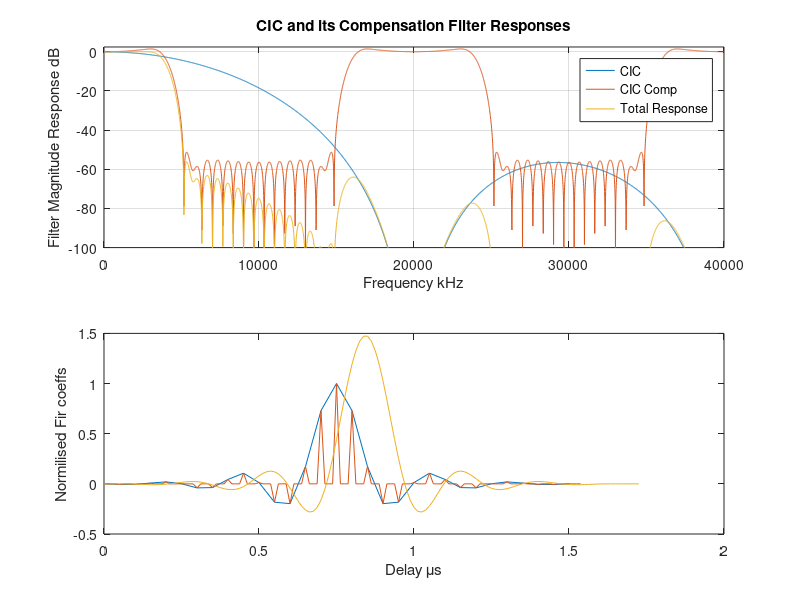

Source code (MATLAB):
%% ================================================================================
%% Legal Notice: Copyright (C) 1991-2008 Altera Corporation
%% Any megafunction design, and related net list (encrypted or decrypted),
%% support information, device programming or simulation file, and any other
%% associated documentation or information provided by Altera or a partner
%% under Altera's Megafunction Partnership Program may be used only to
%% program PLD devices (but not masked PLD devices) from Altera.  Any other
%% use of such megafunction design, net list, support information, device
%% programming or simulation file, or any other related documentation or
%% information is prohibited for any other purpose, including, but not
%% limited to modification, reverse engineering, de-compiling, or use with
%% any other silicon devices, unless such use is explicitly licensed under
%% a separate agreement with Altera or a megafunction partner.  Title to
%% the intellectual property, including patents, copyrights, trademarks,
%% trade secrets, or maskworks, embodied in any such megafunction design,
%% net list, support information, device programming or simulation file, or
%% any other related documentation or information provided by Altera or a
%% megafunction partner, remains with Altera, the megafunction partner, or
%% their respective licensors.  No other licenses, including any licenses
%% needed under any third party's intellectual property, are provided herein.
%% ================================================================================
%%
%% Generated by: CIC 12.1 Build 243 November, 2012
%% Generated on: 2020-12-24 14:42:32
%%%%%%%%%%%%%%%%%%%%%%%%%%%%%%%%%%%%%%%%%%%%%%%%%%%%%%%%%%%%%%%%%%%%%%%
%
% CIC91_fir_comp_coeff genearats CIC compensation filter coefficients
% using frequency sampling method.
%
%    CIC91_fir_comp_coeff(L, Fs, Fc, plot, is_fxp, B) calculates compensation
%    filter coefficients and saves the coefficients to a file.
%
%    L      - FIR filter length (= number of taps = number of coefficients)
%    Fs     - FIR filter sample rate in Hz before decimation
%    Fc     - FIR filter cutoff frequency in Hz
%    plot   - True or false to draw filter responses graphically
%
%    Example (defults):
%    CIC91_fir_comp_coeff(31,80e6,4e6,true);


function [ht]=CIC91_fir_comp_coeff(L, Fs, Fc, R, p)
	%%%%%% User Parameters %%%%%%
	% Check if Signal Processing Toolbox is in the Matlab installation
	if (isempty(which('fir2')))
		fir2='fir2_octave';
	else
		fir2='fir2';
	end
	
	if(nargin < 1), L=[]; end
	if(nargin < 2), Fs=[]; end
	if(nargin < 3), Fc=[]; end
	if(nargin < 4), R=[]; end
	if(nargin < 5), p=0; end

	if isempty(L), L = 31; end
	if mod(L,2) == 0
		fprintf('FIR filter length must be an odd number. %d is used instead.\n',L+1);
		L = L+1;
	end
	if isempty(Fs), Fs = 80e6; end
	if isempty(Fc), Fc = 4e6; end
	%%%%%% CIC filter parameters %%%%%%
	M = 1;			%% Differential Delay
	N = 5;			%% Number of Stages
	if isempty(R)
		R=round(Fs/Fc/5),% 5 due to software decimation
	end

	Fo = R*Fc/Fs;           %% Normalized Cutoff freq; 0<Fo<=0.5/M;
	if Fo>=1/4M
		error('Fo should be less than 1/(4M) for good performance')
	end
	%%%%%%% CIC Compensator Design using fir2.m %%%%%%
	p = 2e3;                %% Granulatiry
	s = 0.25/p;             %% Stepsize
	fp = [0:s:Fo];          %% Passband frequency samples
	fs = (Fo+s):s:0.5;      %% Stopband frequency samples
	f = [fp fs]*2;          %% Noramlized frequency samples; 0<=f<=1;
	Mp = ones(1,length(fp));  %% Passband response; Mp(1)=1
	Mp(2:end) = abs( M*R*sin(pi*fp(2:end)/R)./sin(pi*M*fp(2:end))).^N; %% Inverse sinc
	Mf = [Mp zeros(1,length(fs))];
	f(end) = 1;
	h = feval(fir2,L-1,f,Mf);     %% Filter order = filter length (L) - 1
	h = h/max(h);           %% Floating point coefficients, scaled it to 1
	
	%%%%%%%%%%%%%%%%%%%%%%%%%%%%%%%%%%%%%%%%%%%%%%%%%%%%%%%%%%%%%%%%%%%%%%%%%%
	% Output filter coefficients to a file for Altera FIR Compiler           %
	%%%%%%%%%%%%%%%%%%%%%%%%%%%%%%%%%%%%%%%%%%%%%%%%%%%%%%%%%%%%%%%%%%%%%%%%%%
	
	%%%%%%% Full resolution CIC filter response %%%%%%%%
	hrec = ones(1,R*M);
	tmph = hrec;
	
	for k=1:N-1
	    tmph = conv(hrec, tmph);
	end
	hcic = tmph;
	hcic = hcic/max(hcic);
	
	%%%%%%% Total Response %%%%%%%%%%%%%%%
	resp = upsample(h, R);
	ht = conv(hcic, resp);              %% Concatenation of CIC and fir2 FIR at high freqency
	
	if p
	no_data_points = 4096;              %% Number of data points to plot in the figure
	
	[Hcic, wt] = freqz(hcic, 1, no_data_points, Fs);      %% CIC Freq. Response
	[Hciccomp, wt] = freqz(resp, 1, no_data_points, Fs);  %% CIC Comp. response using fir2
	[Ht, wt] = freqz(ht, 1, no_data_points, Fs);          %% Total response for CIC + Compensation fir2
	
	warning off all                                       %% Turn the 'Log by zero' warning off
	Mcic = 20*log10(abs(Hcic)/(abs(Hcic(1))));            %% CIC Freq. Response
	Mciccomp = 20*log10(abs(Hciccomp)/(abs(Hciccomp(1))));%% CIC Comp. response using fir2
	Mt = 20*log10(abs(Ht)/(abs(Ht(1))));                  %% Total response for CIC + Compensation fir2
	warning on
	
	subplot(2,1,1)
		plot(wt/1e3, Mcic, wt/1e3, Mciccomp, wt/1e3, Mt)
		legend('CIC','CIC Comp','Total Response')
		ymax = max(Mciccomp)+1;
		ylim([-100 ymax]);
		title('CIC and its Compensation Filter Responses')
		grid
		xlabel('Frequency kHz');
		set(gca,'xlim',[0 10*Fc/1e3])
		ylabel('Filter Magnitude Response dB')
		subplot(2,1,2)
		plot((0:length(h)-1)*R/Fs*1e6,h,(0:length(resp)-1)/Fs*1e6,resp,(0:length(ht)-1)/Fs*1e6,ht)
		ylabel('Normilised Fir coeffs')
		xlabel('Delay \mus')
	end

function b = fir2_octave(n, f, m, grid_n, ramp_n, window)

  if nargin < 3 || nargin > 6
    print_usage;
  end

  % verify frequency and magnitude vectors are reasonable
  t = length(f);
  if t<2 || f(1)~=0 || f(t)~=1 || any(diff(f)<0)
    error ("fir2: frequency must be nondecreasing starting from 0 and ending at 1");
  elseif t ~= length(m)
    error ("fir2: frequency and magnitude vectors must be the same length");
  % find the grid spacing and ramp width
  elseif (nargin>4 && length(grid_n)>1) || ...
         (nargin>5 && (length(grid_n)>1 || length(ramp_n)>1))
    error ("fir2: grid_n and ramp_n must be integers");
  end
  if nargin < 4, grid_n=[]; end
  if nargin < 5, ramp_n=[]; end

  % find the window parameter, or default to hamming
  w=[];
  if length(grid_n)>1, w=grid_n; grid_n=[]; end
  if length(ramp_n)>1, w=ramp_n; ramp_n=[]; end
  if nargin < 6, window=w; end
  if isempty(window), window=my_hamming(n+1); end
  if ~isreal(window) || ischar(window), window=feval(window, n+1); end
  if length(window) ~= n+1, error ("fir2: window must be of length n+1"); end

  % Default grid size is 512... unless n+1 >= 1024
  if isempty (grid_n)
    if n+1 < 1024
      grid_n = 512;
    else
      grid_n = n+1;
    end
  end

  % ML behavior appears to always round the grid size up to a power of 2
  grid_n = 2 ^ nextpow2 (grid_n);

  % Error out if the grid size is not big enough for the window
  if 2*grid_n < n+1
    error ("fir2: grid size must be greater than half the filter order");
  end

  if isempty (ramp_n), ramp_n = fix (grid_n / 25); end

  % Apply ramps to discontinuities
  if (ramp_n > 0)
    % remember original frequency points prior to applying ramps
    basef = f(:); basem = m(:);

    % separate identical frequencies, but keep the midpoint
    idx = find (diff(f) == 0);
    f(idx) = f(idx) - ramp_n/grid_n/2;
    f(idx+1) = f(idx+1) + ramp_n/grid_n/2;
    f = [f(:);basef(idx)]';

    % make sure the grid points stay monotonic in [0,1]
    f(f<0) = 0;
    f(f>1) = 1;
    %f = unique([f(:);basef(idx)(:)]');
    f = unique([f(:);basef(idx)]');

    % preserve window shape even though f may have changed
    m = interp1(basef, basem, f);

    % axis([-.1 1.1 -.1 1.1])
    % plot(f,m,'-xb;ramped;',basef,basem,'-or;original;'); pause;
  end

  % interpolate between grid points
  grid = interp1(f,m,linspace(0,1,grid_n+1)');
  % hold on; plot(linspace(0,1,grid_n+1),grid,'-+g;grid;'); hold off; pause;

  % Transform frequency response into time response and
  % center the response about n/2, truncating the excess
  if rem(n,2) == 0
    b = ifft([grid ; grid(grid_n:-1:2)]);
    mid = (n+1)/2;
    b = real ([ b([end-floor(mid)+1:end]) ; b(1:ceil(mid)) ]);
  else
    % Add zeros to interpolate by 2, then pick the odd values below.
    b = ifft([grid ; zeros(grid_n*2,1) ;grid(grid_n:-1:2)]);
    b = 2 * real([ b([end-n+1:2:end]) ; b(2:2:(n+1))]);
  end

  % Multiplication in the time domain is convolution in frequency,
  % so multiply by our window now to smooth the frequency response.
  % Also, for matlab compatibility, we return return values in 1 row
  b = b(:)' .* window(:)';

function w=my_hamming(n)
w=.54-.46*cos(2*pi*(0:n-1)'/(n-1));

